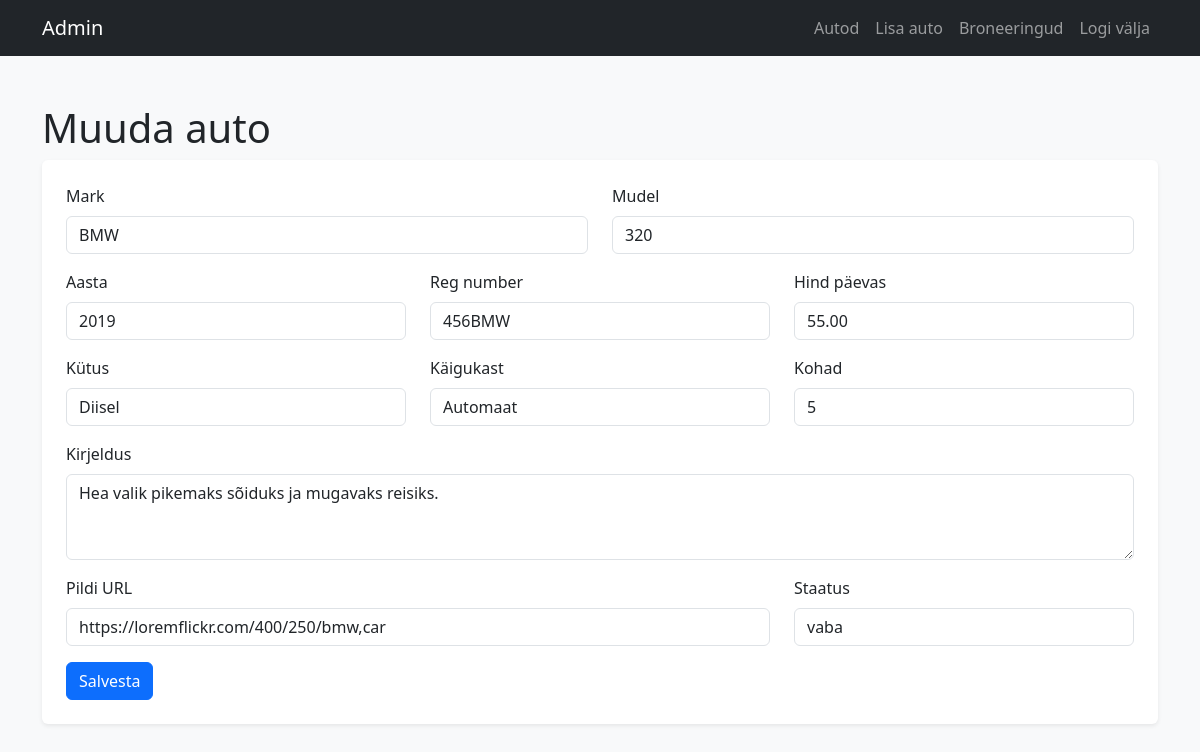
The page /admin/edit_car.php?id=2 (signed in) on the database its author committed.
### tables this page shows
CREATE TABLE cars (
    id INT AUTO_INCREMENT PRIMARY KEY,
    brand VARCHAR(100) NOT NULL,
    model VARCHAR(100) NOT NULL,
    year INT NOT NULL,
    registration_number VARCHAR(50) NOT NULL,
    price_per_day DECIMAL(10,2) NOT NULL,
    fuel_type VARCHAR(50) NOT NULL,
    transmission VARCHAR(50) NOT NULL,
    seats INT NOT NULL,
    description TEXT,
    image VARCHAR(255),
    status VARCHAR(30) DEFAULT 'vaba',
    created_at TIMESTAMP DEFAULT CURRENT_TIMESTAMP
);

### admin/car_form.php (the view, shortened to what this page needs)
<div class="row">
    <div class="col-md-6 mb-3">
        <label class="form-label">Mark</label>
        <input type="text" name="brand" class="form-control" value="<?php echo $car['brand'] ?? ''; ?>" required>
    </div>
    <div class="col-md-6 mb-3">
        <label class="form-label">Mudel</label>
        <input type="text" name="model" class="form-control" value="<?php echo $car['model'] ?? ''; ?>" required>
    </div>
    <div class="col-md-4 mb-3">
        <label class="form-label">Aasta</label>
        <input type="number" name="year" class="form-control" value="<?php echo $car['year'] ?? '2020'; ?>" required>
    </div>
    <div class="col-md-4 mb-3">
        <label class="form-label">Reg number</label>
        <input type="text" name="registration_number" class="form-control" value="<?php echo $car['registration_number'] ?? ''; ?>" required>
    </div>
    <div class="col-md-4 mb-3">
        <label class="form-label">Hind päevas</label>
        <input type="number" step="0.01" name="price_per_day" class="form-control" value="<?php echo $car['price_per_day'] ?? '30'; ?>" required>
    </div>
    <div class="col-md-4 mb-3">
        <label class="form-label">Kütus</label>
        <input type="text" name="fuel_type" class="form-control" value="<?php echo $car['fuel_type'] ?? 'Bensiin'; ?>" required>
    </div>
    <div class="col-md-4 mb-3">
        <label class="form-label">Käigukast</label>
        <input type="text" name="transmission" class="form-control" value="<?php echo $car['transmission'] ?? 'Manuaal'; ?>" required>
    </div>
    <div class="col-md-4 mb-3">
        <label class="form-label">Kohad</label>
        <input type="number" name="seats" class="form-control" value="<?php echo $car['seats'] ?? '5'; ?>" required>
    </div>
    <div class="col-md-12 mb-3">
        <label class="form-label">Kirjeldus</label>
        <textarea name="description" class="form-control" rows="3"><?php echo $car['description'] ?? ''; ?></textarea>
    </div>
    <div class="col-md-8 mb-3">
        <label class="form-label">Pildi URL</label>
        <input type="text" name="image" class="form-control" value="<?php echo $car['image'] ?? 'https://loremflickr.com/400/250/car'; ?>" required>
    </div>
    <div class="col-md-4 mb-3">
        <label class="form-label">Staatus</label>
        <select name="status" class="form-control">
            <option value="vaba">vaba</option>
        </select>
    </div>
</div>

### rows shown on the page
cars: brand "BMW", model "320", year "2019", registration_number "456BMW", price_per_day "55.00", fuel_type "Diisel", transmission "Automaat", seats "5", description "Hea valik pikemaks sõiduks ja mugavaks reisiks.", image "https://loremflickr.com/400/250/bmw,car"
